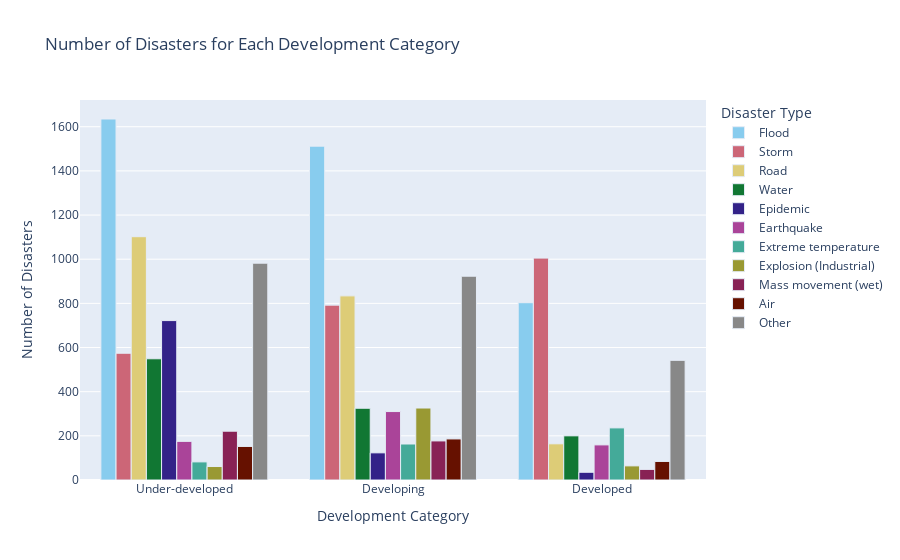

The notebook cell this image was saved under:
### Code cell
import pandas as pd
import plotly.express as px

# Assuming you have loaded your data into a DataFrame called df_test

# Binning country development score into three categories
df_test['Development_Category'] = pd.cut(df_test['country_devlopment_score'], bins=[0, 20, 35, float('inf')], labels=['Under-developed', 'Developing', 'Developed'])

# Get top ten disaster types
top_disaster_types = df_test['Disaster Type'].value_counts().nlargest(10).index.tolist()

# Assign 'Other' category for remaining disaster types
df_test.loc[~df_test['Disaster Type'].isin(top_disaster_types), 'Disaster Type'] = 'Other'

# Counting number of disasters for each development category and disaster type
disasters_count = df_test.groupby(['Development_Category', 'Disaster Type']).size().unstack(fill_value=0)

# Plotting using Plotly Express
fig = px.bar(disasters_count, x=disasters_count.index, y=top_disaster_types + ['Other'], 
             title='Number of Disasters for Each Development Category',
             labels={'x': 'Development Category', 'y': 'Number of Disasters'},
             color_discrete_sequence=px.colors.qualitative.Safe,
             barmode='group')

fig.update_layout(xaxis_title='Development Category', yaxis_title='Number of Disasters', legend_title='Disaster Type')

fig.update_traces(marker=dict(line=dict(width=1)))

fig.show()

### Figure 1 — Plotly figure (JSON) as saved in the notebook; plotly's stock layout.template omitted (floating-point values rounded to 4 significant figures)
{"data": [{"alignmentgroup": "True", "hovertemplate": "variable=Flood<br>Development_Category=%{x}<br>value=%{y}<extra></extra>", "legendgroup": "Flood", "marker": {"color": "rgb(136, 204, 238)", "line": {"width": 1}, "pattern": {"shape": ""}}, "name": "Flood", "offsetgroup": "Flood", "orientation": "v", "showlegend": true, "textposition": "auto", "type": "bar", "x": ["Under-developed", "Developing", "Developed"], "xaxis": "x", "y": [1635, 1512, 803], "yaxis": "y"}, {"alignmentgroup": "True", "hovertemplate": "variable=Storm<br>Development_Category=%{x}<br>value=%{y}<extra></extra>", "legendgroup": "Storm", "marker": {"color": "rgb(204, 102, 119)", "line": {"width": 1}, "pattern": {"shape": ""}}, "name": "Storm", "offsetgroup": "Storm", "orientation": "v", "showlegend": true, "textposition": "auto", "type": "bar", "x": ["Under-developed", "Developing", "Developed"], "xaxis": "x", "y": [574, 792, 1005], "yaxis": "y"}, {"alignmentgroup": "True", "hovertemplate": "variable=Road<br>Development_Category=%{x}<br>value=%{y}<extra></extra>", "legendgroup": "Road", "marker": {"color": "rgb(221, 204, 119)", "line": {"width": 1}, "pattern": {"shape": ""}}, "name": "Road", "offsetgroup": "Road", "orientation": "v", "showlegend": true, "textposition": "auto", "type": "bar", "x": ["Under-developed", "Developing", "Developed"], "xaxis": "x", "y": [1102, 834, 164], "yaxis": "y"}, {"alignmentgroup": "True", "hovertemplate": "variable=Water<br>Development_Category=%{x}<br>value=%{y}<extra></extra>", "legendgroup": "Water", "marker": {"color": "rgb(17, 119, 51)", "line": {"width": 1}, "pattern": {"shape": ""}}, "name": "Water", "offsetgroup": "Water", "orientation": "v", "showlegend": true, "textposition": "auto", "type": "bar", "x": ["Under-developed", "Developing", "Developed"], "xaxis": "x", "y": [549, 325, 200], "yaxis": "y"}, {"alignmentgroup": "True", "hovertemplate": "variable=Epidemic<br>Development_Category=%{x}<br>value=%{y}<extra></extra>", "legendgroup": "Epidemic", "marker": {"color": "rgb(51, 34, 136)", "line": {"width": 1}, "pattern": {"shape": ""}}, "name": "Epidemic", "offsetgroup": "Epidemic", "orientation": "v", "showlegend": true, "textposition": "auto", "type": "bar", "x": ["Under-developed", "Developing", "Developed"], "xaxis": "x", "y": [722, 123, 35], "yaxis": "y"}, {"alignmentgroup": "True", "hovertemplate": "variable=Earthquake<br>Development_Category=%{x}<br>value=%{y}<extra></extra>", "legendgroup": "Earthquake", "marker": {"color": "rgb(170, 68, 153)", "line": {"width": 1}, "pattern": {"shape": ""}}, "name": "Earthquake", "offsetgroup": "Earthquake", "orientation": "v", "showlegend": true, "textposition": "auto", "type": "bar", "x": ["Under-developed", "Developing", "Developed"], "xaxis": "x", "y": [175, 310, 159], "yaxis": "y"}, {"alignmentgroup": "True", "hovertemplate": "variable=Extreme temperature<br>Development_Category=%{x}<br>value=%{y}<extra></extra>", "legendgroup": "Extreme temperature", "marker": {"color": "rgb(68, 170, 153)", "line": {"width": 1}, "pattern": {"shape": ""}}, "name": "Extreme temperature", "offsetgroup": "Extreme temperature", "orientation": "v", "showlegend": true, "textposition": "auto", "type": "bar", "x": ["Under-developed", "Developing", "Developed"], "xaxis": "x", "y": [82, 163, 236], "yaxis": "y"}, {"alignmentgroup": "True", "hovertemplate": "variable=Explosion (Industrial)<br>Development_Category=%{x}<br>value=%{y}<extra></extra>", "legendgroup": "Explosion (Industrial)", "marker": {"color": "rgb(153, 153, 51)", "line": {"width": 1}, "pattern": {"shape": ""}}, "name": "Explosion (Industrial)", "offsetgroup": "Explosion (Industrial)", "orientation": "v", "showlegend": true, "textposition": "auto", "type": "bar", "x": ["Under-developed", "Developing", "Developed"], "xaxis": "x", "y": [61, 326, 64], "yaxis": "y"}, {"alignmentgroup": "True", "hovertemplate": "variable=Mass movement (wet)<br>Development_Category=%{x}<br>value=%{y}<extra></extra>", "legendgroup": "Mass movement (wet)", "marker": {"color": "rgb(136, 34, 85)", "line": {"width": 1}, "pattern": {"shape": ""}}, "name": "Mass movement (wet)", "offsetgroup": "Mass movement (wet)", "orientation": "v", "showlegend": true, "textposition": "auto", "type": "bar", "x": ["Under-developed", "Developing", "Developed"], "xaxis": "x", "y": [221, 177, 48], "yaxis": "y"}, {"alignmentgroup": "True", "hovertemplate": "variable=Air<br>Development_Category=%{x}<br>value=%{y}<extra></extra>", "legendgroup": "Air", "marker": {"color": "rgb(102, 17, 0)", "line": {"width": 1}, "pattern": {"shape": ""}}, "name": "Air", "offsetgroup": "Air", "orientation": "v", "showlegend": true, "textposition": "auto", "type": "bar", "x": ["Under-developed", "Developing", "Developed"], "xaxis": "x", "y": [152, 186, 84], "yaxis": "y"}, {"alignmentgroup": "True", "hovertemplate": "variable=Other<br>Development_Category=%{x}<br>value=%{y}<extra></extra>", "legendgroup": "Other", "marker": {"color": "rgb(136, 136, 136)", "line": {"width": 1}, "pattern": {"shape": ""}}, "name": "Other", "offsetgroup": "Other", "orientation": "v", "showlegend": true, "textposition": "auto", "type": "bar", "x": ["Under-developed", "Developing", "Developed"], "xaxis": "x", "y": [982, 923, 542], "yaxis": "y"}], "layout": {"barmode": "group", "legend": {"title": {"text": "Disaster Type"}, "tracegroupgap": 0}, "title": {"text": "Number of Disasters for Each Development Category"}, "xaxis": {"anchor": "y", "domain": [0, 1], "title": {"text": "Development Category"}}, "yaxis": {"anchor": "x", "domain": [0, 1], "title": {"text": "Number of Disasters"}}}}
